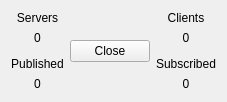
<?xml version="1.0" encoding="UTF-8"?>
<ui version="4.0">
 <class>MainWindow</class>
 <widget class="QMainWindow" name="MainWindow">
  <property name="geometry">
   <rect>
    <x>0</x>
    <y>0</y>
    <width>218</width>
    <height>102</height>
   </rect>
  </property>
  <property name="windowTitle">
   <string>Minos Server</string>
  </property>
  <widget class="QWidget" name="centralWidget">
   <layout class="QHBoxLayout" name="horizontalLayout_2">
    <item>
     <layout class="QHBoxLayout" name="horizontalLayout">
      <item>
       <layout class="QVBoxLayout" name="verticalLayout">
        <item>
         <widget class="QLabel" name="label">
          <property name="text">
           <string>Servers</string>
          </property>
          <property name="alignment">
           <set>Qt::AlignCenter</set>
          </property>
         </widget>
        </item>
        <item>
         <widget class="QLabel" name="ServerLabel">
          <property name="text">
           <string>0</string>
          </property>
          <property name="alignment">
           <set>Qt::AlignCenter</set>
          </property>
         </widget>
        </item>
        <item>
         <spacer name="verticalSpacer">
          <property name="orientation">
           <enum>Qt::Vertical</enum>
          </property>
          <property name="sizeHint" stdset="0">
           <size>
            <width>20</width>
            <height>40</height>
           </size>
          </property>
         </spacer>
        </item>
        <item>
         <widget class="QLabel" name="label_2">
          <property name="text">
           <string>Published</string>
          </property>
          <property name="alignment">
           <set>Qt::AlignCenter</set>
          </property>
         </widget>
        </item>
        <item>
         <widget class="QLabel" name="PubLabel">
          <property name="text">
           <string>0</string>
          </property>
          <property name="alignment">
           <set>Qt::AlignCenter</set>
          </property>
         </widget>
        </item>
       </layout>
      </item>
      <item>
       <layout class="QVBoxLayout" name="verticalLayout_3">
        <item>
         <spacer name="verticalSpacer_3">
          <property name="orientation">
           <enum>Qt::Vertical</enum>
          </property>
          <property name="sizeHint" stdset="0">
           <size>
            <width>20</width>
            <height>40</height>
           </size>
          </property>
         </spacer>
        </item>
        <item>
         <widget class="QPushButton" name="CloseButton">
          <property name="text">
           <string>Close</string>
          </property>
         </widget>
        </item>
        <item>
         <spacer name="verticalSpacer_4">
          <property name="orientation">
           <enum>Qt::Vertical</enum>
          </property>
          <property name="sizeHint" stdset="0">
           <size>
            <width>20</width>
            <height>40</height>
           </size>
          </property>
         </spacer>
        </item>
       </layout>
      </item>
      <item>
       <layout class="QVBoxLayout" name="verticalLayout_2">
        <item>
         <widget class="QLabel" name="label_3">
          <property name="text">
           <string>Clients</string>
          </property>
          <property name="alignment">
           <set>Qt::AlignCenter</set>
          </property>
         </widget>
        </item>
        <item>
         <widget class="QLabel" name="ClientLabel">
          <property name="text">
           <string>0</string>
          </property>
          <property name="alignment">
           <set>Qt::AlignCenter</set>
          </property>
         </widget>
        </item>
        <item>
         <spacer name="verticalSpacer_2">
          <property name="orientation">
           <enum>Qt::Vertical</enum>
          </property>
          <property name="sizeHint" stdset="0">
           <size>
            <width>20</width>
            <height>40</height>
           </size>
          </property>
         </spacer>
        </item>
        <item>
         <widget class="QLabel" name="label_4">
          <property name="text">
           <string>Subscribed</string>
          </property>
          <property name="alignment">
           <set>Qt::AlignCenter</set>
          </property>
         </widget>
        </item>
        <item>
         <widget class="QLabel" name="SubLabel">
          <property name="text">
           <string>0</string>
          </property>
          <property name="alignment">
           <set>Qt::AlignCenter</set>
          </property>
         </widget>
        </item>
       </layout>
      </item>
     </layout>
    </item>
   </layout>
  </widget>
 </widget>
 <layoutdefault spacing="6" margin="11"/>
 <resources/>
 <connections/>
</ui>
